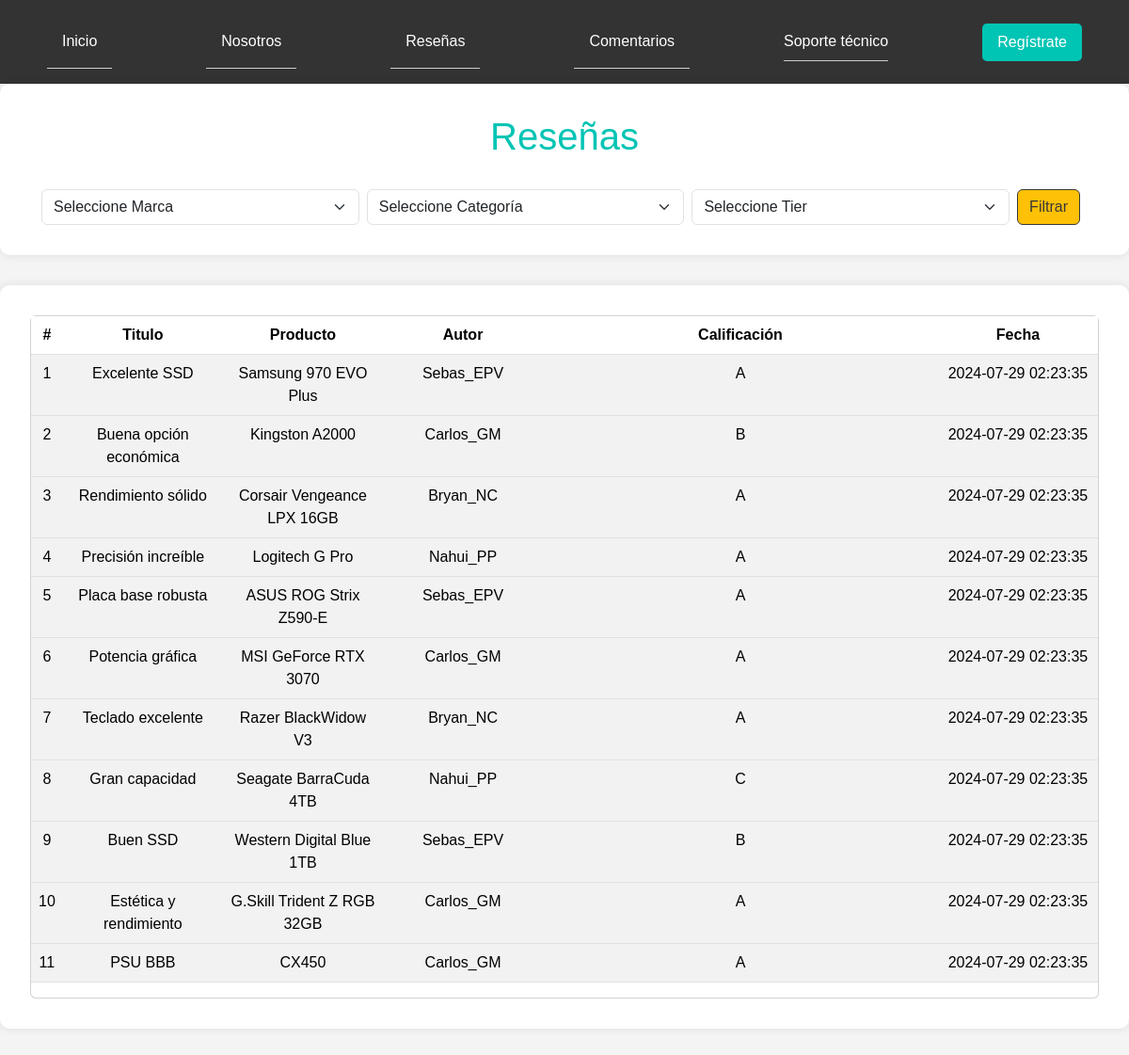
The app's page /app/views/client/reseñas/reviews.php with its own data.
### tables this page shows
CREATE TABLE reviews(
    review_id INT AUTO_INCREMENT PRIMARY KEY, 
    title VARCHAR (40) NOT NULL,
    content VARCHAR(200) NOT NULL,
    date_review DATETIME DEFAULT NOW(),
    fk_product_id INT,
    CONSTRAINT fk_product_id FOREIGN KEY (fk_product_id) REFERENCES products(product_id),
    fk_tier_id INT,
    CONSTRAINT fk_tier_id_reviews FOREIGN KEY (fk_tier_id) REFERENCES tiers(tier_id),
	fk_author_id INT,
    CONSTRAINT fk_author_id_reviews FOREIGN KEY (fk_author_id) REFERENCES users(user_id)
);

CREATE TABLE products(
    product_id INT AUTO_INCREMENT PRIMARY KEY, 
    product_name VARCHAR(50) NOT NULL UNIQUE,
    product_description VARCHAR(200) NOT NULL,
    product_price FLOAT NOT NULL,
    fk_brand_id INT,
    CONSTRAINT fk_brand_id FOREIGN KEY (fk_brand_id) REFERENCES brands(brand_id),
    fk_tier_id INT,
    CONSTRAINT fk_tier_id FOREIGN KEY (fk_tier_id) REFERENCES tiers(tier_id)
);

CREATE TABLE users(
    user_id INT AUTO_INCREMENT PRIMARY KEY, 
    username VARCHAR(50) NOT NULL UNIQUE,
    first_name VARCHAR(25) NOT NULL,
    last_name VARCHAR (25) NOT NULL,
    pass VARCHAR(255) NOT NULL,
    email VARCHAR (50) NOT NULL,
    permissions BOOL NOT NULL
);

CREATE TABLE tiers(
    tier_id INT AUTO_INCREMENT PRIMARY KEY, 
    tier_name VARCHAR(50) NOT NULL UNIQUE,
    tier_description VARCHAR(200) NOT NULL
);

### app/views/client/reseñas/reviews.php (the view, shortened to what this page needs)
<?php
require './../../../../config/config.php';
$query = "
    SELECT reviews.*, products.product_name, users.username, brands.brand_name, categories.category_name, tiers.tier_name
    FROM reviews
    JOIN products ON reviews.fk_product_id = products.product_id
    LEFT JOIN users ON reviews.fk_author_id = users.user_id
    LEFT JOIN brands ON products.fk_brand_id = brands.brand_id
    LEFT JOIN product_categories ON products.product_id = product_categories.fk_product_id
    LEFT JOIN categories ON product_categories.fk_category_id = categories.category_id
    LEFT JOIN tiers ON products.fk_tier_id = tiers.tier_id
    WHERE 1=1";
$params = [];
$consulta = $enlace->prepare($query);
if (!$consulta->execute($params)) {
    die("Query failed: " . print_r($consulta->errorInfo(), true));
}
$reviews = $consulta->fetchAll(PDO::FETCH_ASSOC);
?>
<!DOCTYPE html>
<html lang="en">
<head>
    <link href="https://cdn.jsdelivr.net/npm/bootstrap@5.3.3/dist/css/bootstrap.min.css" rel="stylesheet">
</head>
<body>
<?php include 'navBar.php'; ?>
    <section class="content-header">
        <div class="container-fluid">
            <h1>Reseñas</h1>
            <div class="filter-container">
                <form method="GET" class="d-flex w-100">
                    <select name="brand" class="form-select">
                        <option value="">Seleccione Marca</option>
                    </select>
                    <select name="category" class="form-select">
                        <option value="">Seleccione Categoría</option>
                    </select>
                    <select name="tier" class="form-select">
                        <option value="">Seleccione Tier</option>
                    </select>
                    <button type="submit" class="btn btn-custom-filter">Filtrar</button>
                </form>
            </div>
        </div>
    </section>
    <section class="content">
        <div class="card">
            <div class="card-body p-0">
                <table class="table table-striped projects">
                    <thead>
                        <tr>
                            <th style="width: 1%">#</th>
                            <th style="width: 15%">Titulo</th>
                            <th style="width: 15%">Producto</th>
                            <th style="width: 15%">Autor</th>
                            <th>Calificación</th>
                            <th style="width: 15%" class="text-center">Fecha</th>
                        </tr>
                    </thead>
                    <tbody>
                        <?php if (!empty($reviews)) : ?>
                            <?php foreach ($reviews as $row) : ?>
                                <tr onclick="toggleContent(<?php echo $row['review_id']; ?>)">
                                    <td><?php echo htmlspecialchars($row['review_id']); ?></td>
                                    <td><?php echo htmlspecialchars($row['title']); ?></td>
                                    <td><?php echo htmlspecialchars($row['product_name']); ?></td>
                                    <td><?php echo htmlspecialchars($row['username']); ?></td>
                                    <td><?php echo htmlspecialchars($row['tier_name']); ?></td>
                                    <td><?php echo htmlspecialchars($row['date_review']); ?></td>
                                </tr>
                            <?php endforeach; ?>
                        <?php else : ?>
                            <tr>
                                <td colspan="7">No hay reseñas disponibles.</td>
                            </tr>
                        <?php endif; ?>
                    </tbody>
                </table>
            </div>
        </div>
    </section>
</body>
</html>

### public/assets/css/faq.css (style rules this page uses)
body { font-family: Arial, sans-serif; margin: 0; padding: 0; background-color: #f4f4f4; color: #333; }
h1 { color: #00c4b4; text-align: center; margin-bottom: 2rem; }
section { background-color: #fff; padding: 2rem; border-radius: 10px; margin-bottom: 2rem; box-shadow: 0 0 10px rgba(0, 0, 0, 0.1); }

### app/views/client/reseñas/reviews.php (style rules this page uses)
body { background-color: #DDDCDB; margin: 20px; }
h1 { color: #383838; }
.btn-custom-filter { background-color: #ffc107; border: solid #383838 1px; color: #383838; margin-right: 8px; }
.table th, .table td { text-align: center; }
.filter-container { margin-top: 10px; display: flex; gap: 10px; }
.form-select { margin-right: 8px; }

### records on screen
reviews: review_id "1", title "Excelente SSD", fk_product.product_name "Samsung 970 EVO Plus", fk_author.username "Sebas_EPV", fk_tier.tier_name "A", date_review "2024-07-29 02:23:35"
reviews: review_id "2", title "Buena opción económica", fk_product.product_name "Kingston A2000", fk_author.username "Carlos_GM", fk_tier.tier_name "B", date_review "2024-07-29 02:23:35"
reviews: review_id "3", title "Rendimiento sólido", fk_product.product_name "Corsair Vengeance LPX 16GB", fk_author.username "Bryan_NC", fk_tier.tier_name "A", date_review "2024-07-29 02:23:35"
reviews: review_id "4", title "Precisión increíble", fk_product.product_name "Logitech G Pro", fk_author.username "Nahui_PP", fk_tier.tier_name "A", date_review "2024-07-29 02:23:35"
reviews: review_id "5", title "Placa base robusta", fk_product.product_name "ASUS ROG Strix Z590-E", fk_author.username "Sebas_EPV", fk_tier.tier_name "A", date_review "2024-07-29 02:23:35"
reviews: review_id "6", title "Potencia gráfica", fk_product.product_name "MSI GeForce RTX 3070", fk_author.username "Carlos_GM", fk_tier.tier_name "A", date_review "2024-07-29 02:23:35"
reviews: review_id "7", title "Teclado excelente", fk_product.product_name "Razer BlackWidow V3", fk_author.username "Bryan_NC", fk_tier.tier_name "A", date_review "2024-07-29 02:23:35"
reviews: review_id "8", title "Gran capacidad", fk_product.product_name "Seagate BarraCuda 4TB", fk_author.username "Nahui_PP", fk_tier.tier_name "C", date_review "2024-07-29 02:23:35"
reviews: review_id "9", title "Buen SSD", fk_product.product_name "Western Digital Blue 1TB", fk_author.username "Sebas_EPV", fk_tier.tier_name "B", date_review "2024-07-29 02:23:35"
reviews: review_id "10", title "Estética y rendimiento", fk_product.product_name "G.Skill Trident Z RGB 32GB", fk_author.username "Carlos_GM", fk_tier.tier_name "A", date_review "2024-07-29 02:23:35"
reviews: review_id "11", title "PSU BBB", fk_product.product_name "CX450", fk_author.username "Carlos_GM", fk_tier.tier_name "A", date_review "2024-07-29 02:23:35"
